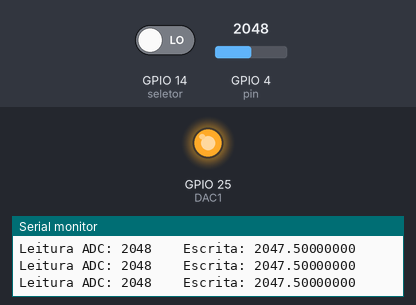
Simulated run of this sketch. Board: ESP32. On the bench: output pins drawn as LEDs (lit = HIGH), the last lines printed to the serial monitor. The test bench sets the inputs (shaded band); at power-on: GPIO 14 (seletor) LOW, GPIO 4 (pin) = 2048.

Above: at 1.2 s.
1.3 s: GPIO 14 (seletor) driven HIGH
At 1.47 s:
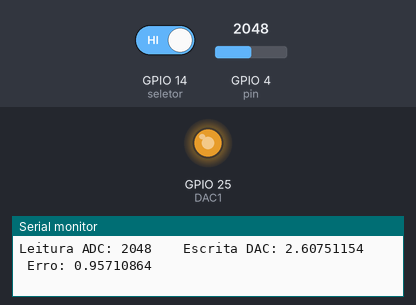
At 4.04 s:
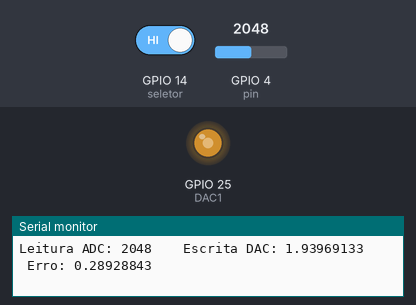
4.3 s: GPIO 14 (seletor) driven LOW
Timing chart, 0 to 7.3 s (numbered marks = the images above; inputs shaded):
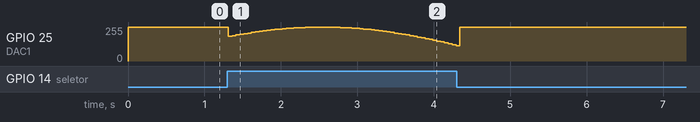

The sketch:

adc_nv2.ino
```cpp
#include <Wire.h>
#include <Adafruit_ADS1015.h>

/* possibilidades/niveis de acordo com a resolução */
#define   ADC_12BIT_MAX   4096
#define   BAUD 2000000
#define   pin 4
#define   DAC1 25
#define   seletor 14

int logicLevelADC;
float voltageADC;
double inputRangeADC = 3.3;
float voltagePerBitADC = ( inputRangeADC ) / (ADC_12BIT_MAX - 1) ;


void setup(void) {
  /* inicializa a serial */
  Serial.begin(BAUD);

  pinMode(pin, INPUT);
  pinMode(seletor, LOW);
  /* aguarda a serial estar disponível */
  while (!Serial);

  Serial.println();
  Serial.print("ADC volt/bit: ");   Serial.print( voltagePerBitADC * 1000, 4);     Serial.println(" mV/bit");
  Serial.println();

  /* imprime a primeira linha com identificacao dos dados */
  Serial.println("ADC RAW \tADC Tensão.");

}

double i=0;

void loop(void) {

  logicLevelADC = analogRead(pin);
  voltageADC = logicLevelADC * voltagePerBitADC;
  Serial.print("Leitura ADC: ");
  Serial.print(logicLevelADC);    Serial.print("\t\t");

  //Serial.print(voltageADC, 8);    Serial.print("\t\t");


  i > 1 ? i = 0 : 1 ;

  if(digitalRead(seletor) == HIGH)
  {
    Serial.print("Escrita DAC: ");
    Serial.print( (sin(i*PI) * 3.3), 8 ) ;    Serial.print("\t\t");
    dacWrite( DAC1 , sin(i*PI) * 255  );
    Serial.print("Erro: "); Serial.print(abs((sin(i*PI) * 3.3) - voltageADC), 8);
    Serial.println();
  }
  else if(digitalRead(seletor) == LOW)
  {
    Serial.print("Escrita: ");
    Serial.print(4095*0.5, 8);    Serial.print("\t\t");
    //Serial.print(0.5*3.3, 8);    Serial.print("\t\t");
    dacWrite( DAC1 , 1 * 255 );
    //Serial.print("Erro: "); Serial.print(abs(0.5*3.3 - voltageADC), 8);
    Serial.println();

  }

  i += 0.01;
  delay(50);
}
```
